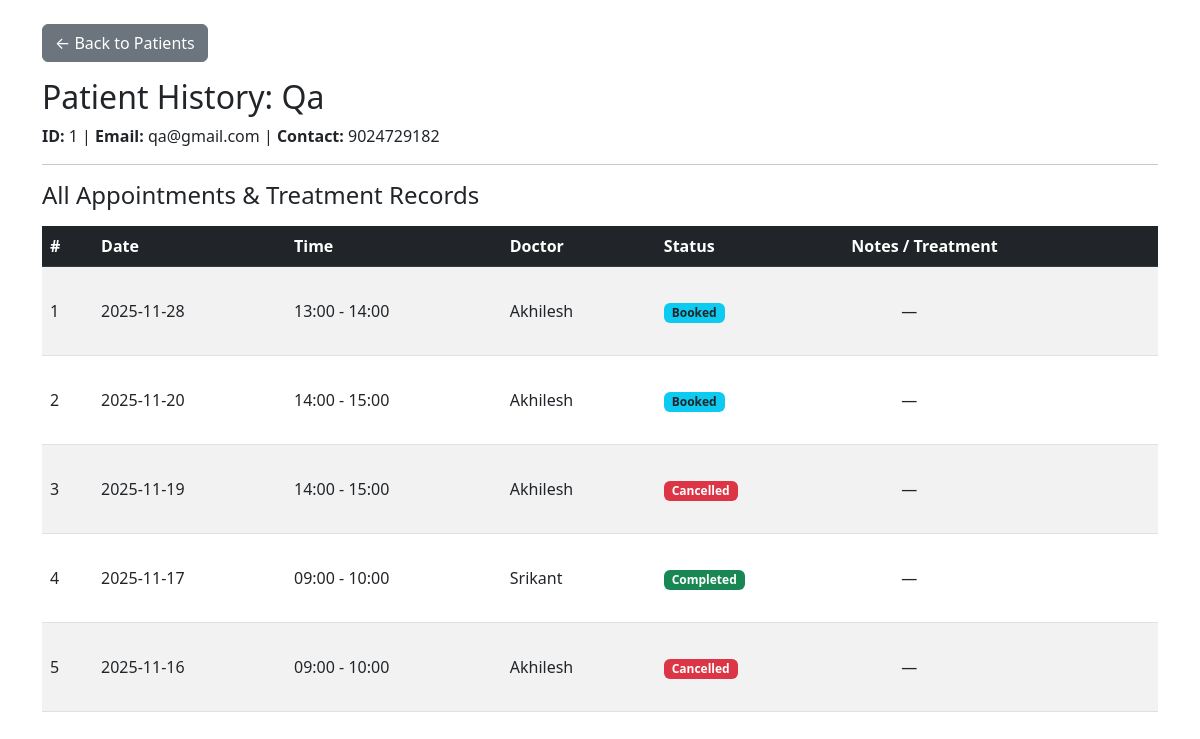
The page /admin/patients/1/history (signed in) on the database its author committed.
### models.py (models this page shows, shortened)
class Patient(db.Model):
    id = db.Column(db.Integer, primary_key=True)
    name = db.Column(db.String(100), nullable=False, index=True)
    email = db.Column(db.String(100), unique=True, nullable=False, index=True)
    contact = db.Column(db.String(20), nullable=True)
    password = db.Column(db.String(200), nullable=False)
    is_active = db.Column(db.Boolean, default=True, nullable=False)
    created_at = db.Column(db.DateTime, default=datetime.utcnow)
    appointments = db.relationship('Appointment', backref='patient', lazy=True)

class Appointment(db.Model):
    id = db.Column(db.Integer, primary_key=True)
    doctor_id = db.Column(db.Integer, db.ForeignKey('doctor.id'), nullable=False, index=True)
    patient_id = db.Column(db.Integer, db.ForeignKey('patient.id'), nullable=False, index=True)
    date = db.Column(db.Date, nullable=False, index=True)
    start_time = db.Column(db.Time, nullable=False)
    end_time = db.Column(db.Time, nullable=False)
    status = db.Column(db.String(20), default='Booked', nullable=False, index=True)
    created_at = db.Column(db.DateTime, default=datetime.utcnow)
    treatment = db.relationship('Treatment', backref='appointment', uselist=False, cascade="all, delete-orphan")

class Doctor(db.Model):
    id = db.Column(db.Integer, primary_key=True)
    name = db.Column(db.String(100), nullable=False, index=True)
    specialization_id = db.Column(db.Integer, db.ForeignKey('department.id'), nullable=False)
    availability = db.Column(db.String(500), nullable=True)
    email = db.Column(db.String(100), unique=True, nullable=False, index=True)
    password = db.Column(db.String(200), nullable=False)
    contact = db.Column(db.String(20), nullable=True)
    is_active = db.Column(db.Boolean, default=True, nullable=False)   # blacklist / soft-delete
    created_at = db.Column(db.DateTime, default=datetime.utcnow)
    appointments = db.relationship('Appointment', backref='doctor', lazy=True)
    avail_slots = db.relationship('DoctorAvailability', backref='doctor', lazy=True, cascade="all, delete-orphan")

### app.py (the view)
@app.route('/admin/patients/<int:patient_id>/history')
@admin_required
def admin_patient_history(patient_id):
    patient = Patient.query.get_or_404(patient_id)
    appointments = (
        Appointment.query
        .filter_by(patient_id=patient.id)
        .order_by(Appointment.date.desc(), Appointment.start_time.desc())
        .all()
    )
    return render_template(
        'admin_patient_history.html',
        patient=patient,
        appointments=appointments
    )

### app.py (called while the page is built)
def admin_required(func):
    from functools import wraps
    @wraps(func)
    def wrapper(*args, **kwargs):
        if session.get('role') != 'admin':
            flash("Admin login required", "warning")
            return redirect(url_for('login'))
        return func(*args, **kwargs)
    return wrapper

### templates/admin_patient_history.html (shortened to what this page needs)
<!DOCTYPE html>
<html>
<head>
  <link
    href="https://cdn.jsdelivr.net/npm/bootstrap@5.3.0/dist/css/bootstrap.min.css"
    rel="stylesheet">
</head>
<body class="container mt-4">
  <a href="{{ url_for('admin_patients') }}" class="btn btn-secondary mb-3">
    ← Back to Patients
  </a>
  <h2>Patient History: {{ patient.name }}</h2>
  <p>
    <strong>ID:</strong> {{ patient.id }} |
    <strong>Email:</strong> {{ patient.email }} |
    <strong>Contact:</strong> {{ patient.contact }}
  </p>
  <hr>
  <h4>All Appointments & Treatment Records</h4>
  <div class="table-responsive mt-3">
    <table class="table table-striped table-hover align-middle">
      <thead class="table-dark">
        <tr>
          <th>#</th>
          <th>Date</th>
          <th>Time</th>
          <th>Doctor</th>
          <th>Status</th>
          <th>Notes / Treatment</th>
        </tr>
      </thead>
      <tbody>
        {% for a in appointments %}
        <tr>
          <td>{{ loop.index }}</td>
          <td>{{ a.date.strftime('%Y-%m-%d') }}</td>
          <td>
            {% if a.start_time and a.end_time %}
              {{ a.start_time.strftime('%H:%M') }} - {{ a.end_time.strftime('%H:%M') }}
            {% else %}
              -
            {% endif %}
          </td>
          <td>{{ a.doctor.name if a.doctor else 'N/A' }}</td>
          <td>
            {% if a.status == 'Booked' %}
              <span class="badge bg-info text-dark">Booked</span>
            {% elif a.status == 'Completed' %}
              <span class="badge bg-success">Completed</span>
            {% elif a.status == 'Cancelled' %}
              <span class="badge bg-danger">Cancelled</span>
            {% else %}
              <span class="badge bg-secondary">{{ a.status }}</span>
            {% endif %}
          </td>
          <td style="max-width: 400px; white-space: pre-wrap;">
            {{ a.notes or '—' }}
          </td>
        </tr>
        {% else %}
        <tr>
          <td colspan="6" class="text-center text-muted py-4">
            No appointments found for this patient.
          </td>
        </tr>
        {% endfor %}
      </tbody>
    </table>
  </div>
</body>
</html>

### rows shown on the page
Patient: name "Qa", id "1", email "qa@gmail.com", contact "9024729182"
Appointment: date "2025-11-28", start_time "13:00", end_time "14:00", doctor "Akhilesh", status "Booked", notes "—"
Appointment: date "2025-11-20", start_time "14:00", end_time "15:00", doctor "Akhilesh", status "Booked", notes "—"
Appointment: date "2025-11-19", start_time "14:00", end_time "15:00", doctor "Akhilesh", status "Cancelled", notes "—"
Appointment: date "2025-11-17", start_time "09:00", end_time "10:00", doctor "Srikant", status "Completed", notes "—"
Appointment: date "2025-11-16", start_time "09:00", end_time "10:00", doctor "Akhilesh", status "Cancelled", notes "—"
